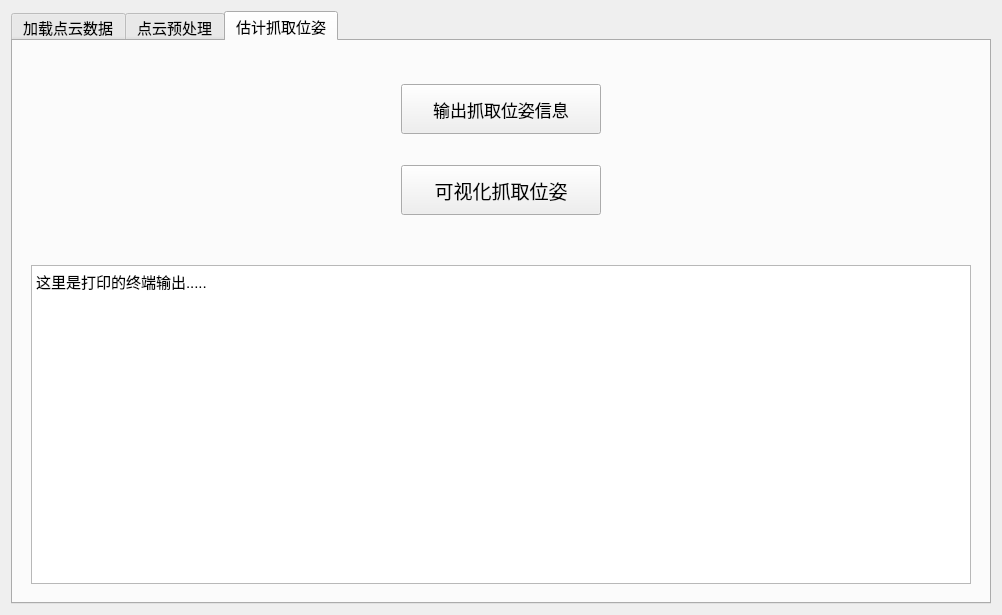
<?xml version="1.0" encoding="UTF-8"?>
<ui version="4.0">
 <class>Form</class>
 <widget class="QWidget" name="Form">
  <property name="geometry">
   <rect>
    <x>0</x>
    <y>0</y>
    <width>1002</width>
    <height>615</height>
   </rect>
  </property>
  <property name="font">
   <font>
    <pointsize>11</pointsize>
   </font>
  </property>
  <property name="windowTitle">
   <string>基于点云深度学习的三维物体抓取位姿估计</string>
  </property>
  <layout class="QGridLayout" name="gridLayout">
   <item row="0" column="0">
    <widget class="QTabWidget" name="tabWidget">
     <property name="currentIndex">
      <number>2</number>
     </property>
     <widget class="QWidget" name="widget">
      <attribute name="title">
       <string>加载点云数据</string>
      </attribute>
      <layout class="QHBoxLayout" name="horizontalLayout_4">
       <item>
        <layout class="QHBoxLayout" name="horizontalLayout">
         <item>
          <layout class="QHBoxLayout" name="horizontalLayout_2"/>
         </item>
        </layout>
       </item>
       <item>
        <widget class="QFrame" name="frame_2">
         <property name="maximumSize">
          <size>
           <width>400</width>
           <height>16777215</height>
          </size>
         </property>
         <property name="frameShape">
          <enum>QFrame::StyledPanel</enum>
         </property>
         <property name="frameShadow">
          <enum>QFrame::Raised</enum>
         </property>
         <layout class="QVBoxLayout" name="verticalLayout_6">
          <item>
           <widget class="QPushButton" name="pushButton">
            <property name="sizePolicy">
             <sizepolicy hsizetype="Minimum" vsizetype="Minimum">
              <horstretch>0</horstretch>
              <verstretch>0</verstretch>
             </sizepolicy>
            </property>
            <property name="maximumSize">
             <size>
              <width>16777215</width>
              <height>50</height>
             </size>
            </property>
            <property name="text">
             <string>打开点云文件</string>
            </property>
           </widget>
          </item>
          <item>
           <widget class="QPushButton" name="pushButton_2">
            <property name="sizePolicy">
             <sizepolicy hsizetype="Minimum" vsizetype="Maximum">
              <horstretch>0</horstretch>
              <verstretch>0</verstretch>
             </sizepolicy>
            </property>
            <property name="maximumSize">
             <size>
              <width>16777215</width>
              <height>50</height>
             </size>
            </property>
            <property name="text">
             <string>打开RGBD文件夹</string>
            </property>
           </widget>
          </item>
         </layout>
        </widget>
       </item>
      </layout>
     </widget>
     <widget class="QWidget" name="widget">
      <attribute name="title">
       <string>点云预处理</string>
      </attribute>
      <layout class="QGridLayout" name="gridLayout_2">
       <item row="0" column="0">
        <widget class="QFrame" name="frame">
         <property name="sizePolicy">
          <sizepolicy hsizetype="Fixed" vsizetype="Preferred">
           <horstretch>0</horstretch>
           <verstretch>0</verstretch>
          </sizepolicy>
         </property>
         <property name="maximumSize">
          <size>
           <width>400</width>
           <height>16777215</height>
          </size>
         </property>
         <property name="frameShape">
          <enum>QFrame::StyledPanel</enum>
         </property>
         <property name="frameShadow">
          <enum>QFrame::Raised</enum>
         </property>
         <layout class="QVBoxLayout" name="verticalLayout">
          <item>
           <widget class="QWidget" name="widget_2" native="true">
            <layout class="QGridLayout" name="gridLayout_3">
             <item row="4" column="0">
              <widget class="QLabel" name="label_4">
               <property name="maximumSize">
                <size>
                 <width>16777215</width>
                 <height>30</height>
                </size>
               </property>
               <property name="font">
                <font>
                 <pointsize>10</pointsize>
                 <weight>75</weight>
                 <bold>true</bold>
                 <underline>false</underline>
                 <strikeout>false</strikeout>
                </font>
               </property>
               <property name="text">
                <string>点云降采样</string>
               </property>
              </widget>
             </item>
             <item row="2" column="0">
              <widget class="QLabel" name="label_3">
               <property name="maximumSize">
                <size>
                 <width>16777215</width>
                 <height>30</height>
                </size>
               </property>
               <property name="font">
                <font>
                 <family>Adobe Song Std</family>
                 <pointsize>10</pointsize>
                 <weight>75</weight>
                 <bold>true</bold>
                </font>
               </property>
               <property name="text">
                <string>平面分割</string>
               </property>
              </widget>
             </item>
             <item row="3" column="1">
              <widget class="QPushButton" name="pushButton_4">
               <property name="sizePolicy">
                <sizepolicy hsizetype="Minimum" vsizetype="Fixed">
                 <horstretch>0</horstretch>
                 <verstretch>0</verstretch>
                </sizepolicy>
               </property>
               <property name="minimumSize">
                <size>
                 <width>0</width>
                 <height>36</height>
                </size>
               </property>
               <property name="font">
                <font>
                 <pointsize>11</pointsize>
                </font>
               </property>
               <property name="text">
                <string>平面分割</string>
               </property>
              </widget>
             </item>
             <item row="3" column="0">
              <widget class="QPushButton" name="pushButton_3">
               <property name="sizePolicy">
                <sizepolicy hsizetype="Minimum" vsizetype="Fixed">
                 <horstretch>0</horstretch>
                 <verstretch>0</verstretch>
                </sizepolicy>
               </property>
               <property name="minimumSize">
                <size>
                 <width>0</width>
                 <height>36</height>
                </size>
               </property>
               <property name="maximumSize">
                <size>
                 <width>200</width>
                 <height>50</height>
                </size>
               </property>
               <property name="baseSize">
                <size>
                 <width>0</width>
                 <height>0</height>
                </size>
               </property>
               <property name="font">
                <font>
                 <pointsize>11</pointsize>
                </font>
               </property>
               <property name="text">
                <string>提取平面</string>
               </property>
              </widget>
             </item>
             <item row="5" column="0">
              <widget class="QPushButton" name="pushButton_5">
               <property name="minimumSize">
                <size>
                 <width>0</width>
                 <height>36</height>
                </size>
               </property>
               <property name="font">
                <font>
                 <pointsize>11</pointsize>
                </font>
               </property>
               <property name="text">
                <string>体素降采样</string>
               </property>
              </widget>
             </item>
             <item row="1" column="0">
              <widget class="QPushButton" name="pushButton_6">
               <property name="minimumSize">
                <size>
                 <width>0</width>
                 <height>36</height>
                </size>
               </property>
               <property name="font">
                <font>
                 <pointsize>11</pointsize>
                </font>
               </property>
               <property name="text">
                <string>统计滤波</string>
               </property>
              </widget>
             </item>
             <item row="0" column="0">
              <widget class="QLabel" name="label_2">
               <property name="maximumSize">
                <size>
                 <width>16777215</width>
                 <height>30</height>
                </size>
               </property>
               <property name="font">
                <font>
                 <family>Adobe Song Std</family>
                 <pointsize>11</pointsize>
                 <weight>75</weight>
                 <bold>true</bold>
                </font>
               </property>
               <property name="text">
                <string>点云滤波</string>
               </property>
              </widget>
             </item>
            </layout>
           </widget>
          </item>
          <item>
           <widget class="QFrame" name="frame_4">
            <property name="maximumSize">
             <size>
              <width>16777215</width>
              <height>100</height>
             </size>
            </property>
            <property name="frameShape">
             <enum>QFrame::StyledPanel</enum>
            </property>
            <property name="frameShadow">
             <enum>QFrame::Raised</enum>
            </property>
            <layout class="QVBoxLayout" name="verticalLayout_2">
             <item>
              <widget class="QLabel" name="label">
               <property name="maximumSize">
                <size>
                 <width>16777215</width>
                 <height>100</height>
                </size>
               </property>
               <property name="text">
                <string>这是输出的命令执行结果</string>
               </property>
              </widget>
             </item>
            </layout>
           </widget>
          </item>
         </layout>
        </widget>
       </item>
      </layout>
     </widget>
     <widget class="QWidget" name="tab_2">
      <attribute name="title">
       <string>估计抓取位姿</string>
      </attribute>
      <layout class="QVBoxLayout" name="verticalLayout_3">
       <item>
        <widget class="QWidget" name="widget_3" native="true">
         <property name="sizePolicy">
          <sizepolicy hsizetype="Preferred" vsizetype="Fixed">
           <horstretch>0</horstretch>
           <verstretch>0</verstretch>
          </sizepolicy>
         </property>
         <property name="minimumSize">
          <size>
           <width>0</width>
           <height>200</height>
          </size>
         </property>
         <layout class="QVBoxLayout" name="verticalLayout_4">
          <item alignment="Qt::AlignHCenter">
           <widget class="QPushButton" name="pushButton_8">
            <property name="sizePolicy">
             <sizepolicy hsizetype="Minimum" vsizetype="Maximum">
              <horstretch>0</horstretch>
              <verstretch>0</verstretch>
             </sizepolicy>
            </property>
            <property name="minimumSize">
             <size>
              <width>200</width>
              <height>0</height>
             </size>
            </property>
            <property name="maximumSize">
             <size>
              <width>16777215</width>
              <height>50</height>
             </size>
            </property>
            <property name="font">
             <font>
              <pointsize>13</pointsize>
             </font>
            </property>
            <property name="text">
             <string>输出抓取位姿信息</string>
            </property>
           </widget>
          </item>
          <item alignment="Qt::AlignHCenter">
           <widget class="QPushButton" name="pushButton_7">
            <property name="sizePolicy">
             <sizepolicy hsizetype="Minimum" vsizetype="Maximum">
              <horstretch>0</horstretch>
              <verstretch>0</verstretch>
             </sizepolicy>
            </property>
            <property name="minimumSize">
             <size>
              <width>200</width>
              <height>0</height>
             </size>
            </property>
            <property name="maximumSize">
             <size>
              <width>16777215</width>
              <height>50</height>
             </size>
            </property>
            <property name="font">
             <font>
              <pointsize>14</pointsize>
             </font>
            </property>
            <property name="text">
             <string>可视化抓取位姿</string>
            </property>
           </widget>
          </item>
         </layout>
        </widget>
       </item>
       <item>
        <widget class="QWidget" name="widget_2" native="true">
         <layout class="QVBoxLayout" name="verticalLayout_5">
          <item>
           <widget class="QTextEdit" name="textEdit">
            <property name="sizePolicy">
             <sizepolicy hsizetype="Ignored" vsizetype="Expanding">
              <horstretch>0</horstretch>
              <verstretch>0</verstretch>
             </sizepolicy>
            </property>
            <property name="html">
             <string>&lt;!DOCTYPE HTML PUBLIC &quot;-//W3C//DTD HTML 4.0//EN&quot; &quot;http://www.w3.org/TR/REC-html40/strict.dtd&quot;&gt;
&lt;html&gt;&lt;head&gt;&lt;meta name=&quot;qrichtext&quot; content=&quot;1&quot; /&gt;&lt;style type=&quot;text/css&quot;&gt;
p, li { white-space: pre-wrap; }
&lt;/style&gt;&lt;/head&gt;&lt;body style=&quot; font-family:'SimSun'; font-size:11pt; font-weight:400; font-style:normal;&quot;&gt;
&lt;p style=&quot; margin-top:0px; margin-bottom:0px; margin-left:0px; margin-right:0px; -qt-block-indent:0; text-indent:0px;&quot;&gt;这里是打印的终端输出.....&lt;/p&gt;&lt;/body&gt;&lt;/html&gt;</string>
            </property>
           </widget>
          </item>
         </layout>
        </widget>
       </item>
      </layout>
     </widget>
    </widget>
   </item>
  </layout>
 </widget>
 <resources/>
 <connections/>
</ui>
